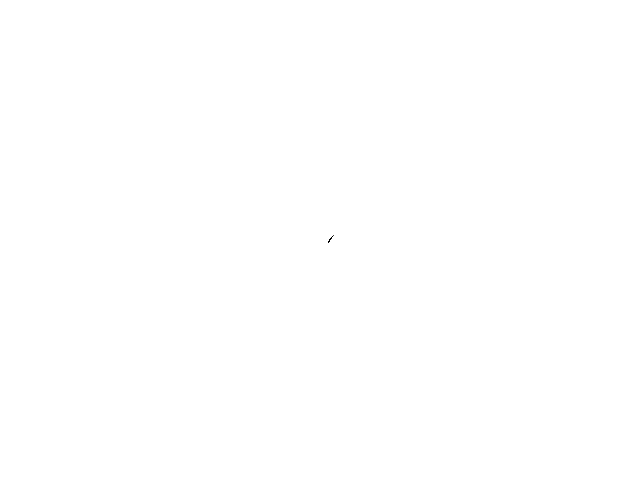
Frame 1 (no input)
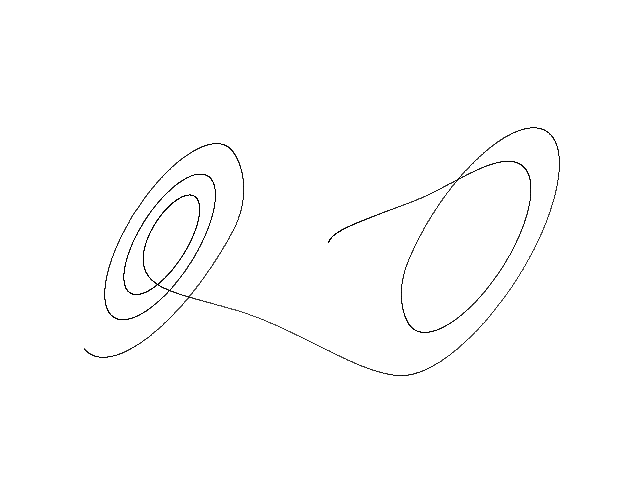
Frame 60 (the mouse pressed at the canvas centre just before this capture)
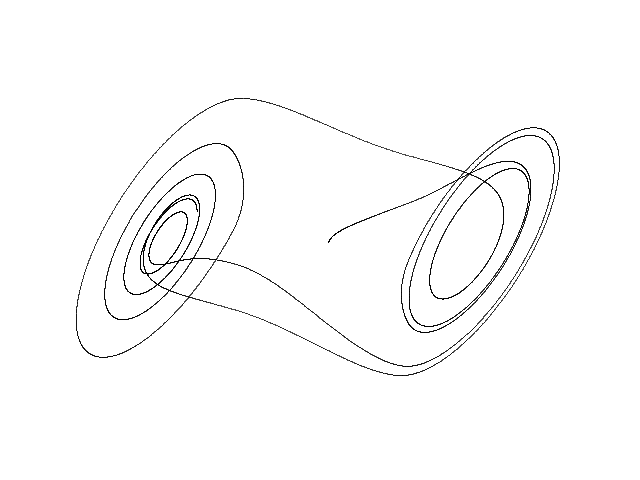
Frame 120 (the mouse held since frame 60 and released just before this capture)

The Processing sketch that drew these frames (run headless with seeded random() and noise(); from frame 60 on, the mouse is pressed at the canvas centre):

// Processing sketch: Chua_M
// ── Chua_M.pde
// Chua-M chaotic attractor //

  float x = 0.1;
  float y = 0.1;
  float z = 0.1;
  float w = 0.1;
  float h = 0.0;
  float dt = 0.002;
  float alpha = 10.0;
  float beta = 13.0;
  float gamma = 0.2;
  float epsilon = 1.5;
  float a = 0.3;
  float b = 0.8;
  

void setup() {
  
  size(640,480);
  background(255);
  
}

void draw() {
  
  for (int i=0; i<100; i++) {
    
    float nx = x;
    float ny = y;
    float nz = z;
    float nw = w;
        
    if (abs(nw) < 1.0) h = a;
    if (abs(nw) > 1.0) h = b;
        
    x = nx + dt * (alpha * (ny - nx + epsilon * nx - h * nx));
    y = ny + dt * (nx - ny + nz);
    z = nz + dt * (-beta * ny - gamma * nz);
    w = nw + dt * (nx);
  
    point(320 + (88 * w), 240 + (22 * z));
        
  }

}
